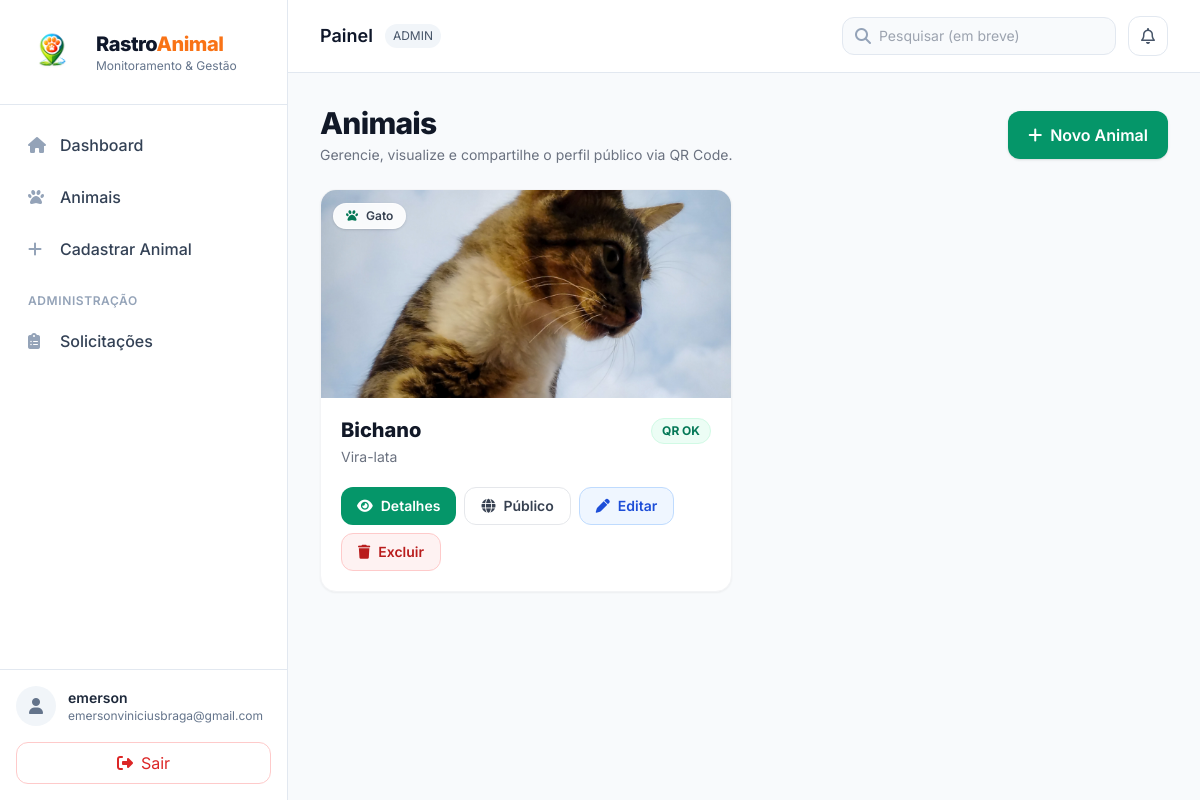
Page /animals/ (signed in) on the earlier database version.
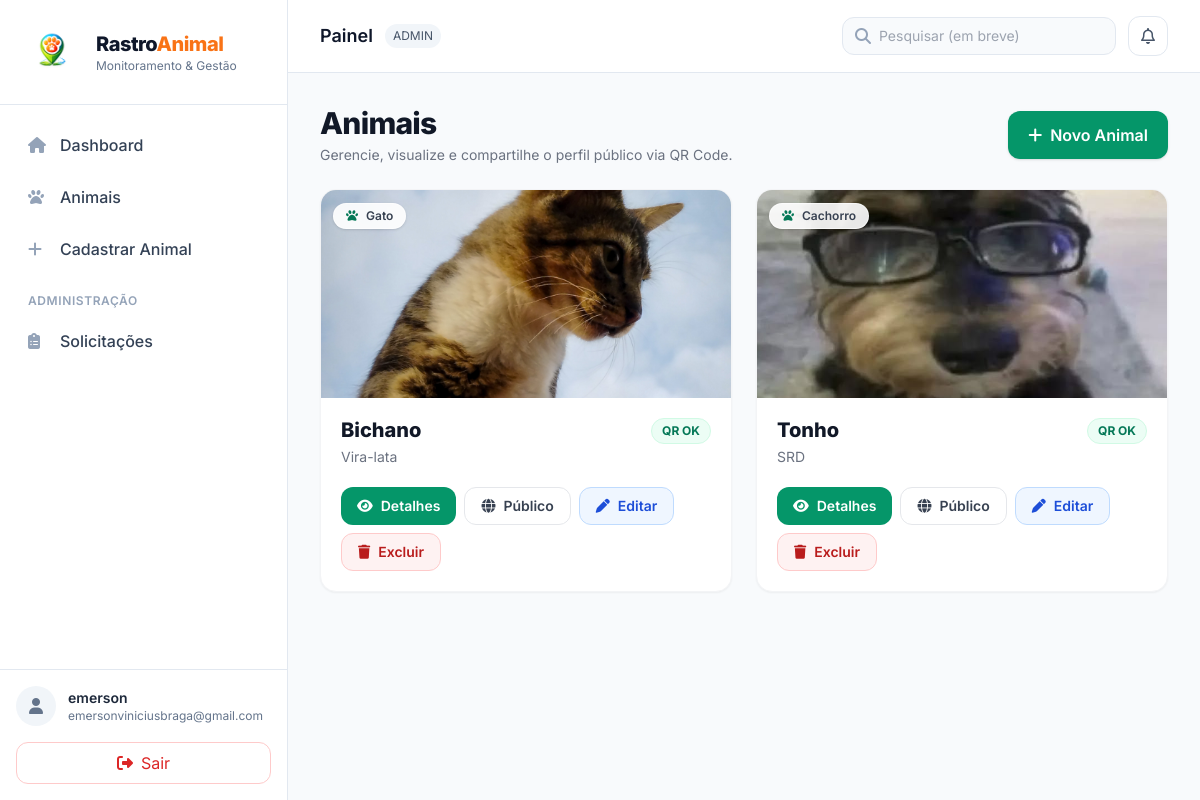
Same page on the later database version.
### animals/models.py (models this page shows, shortened)
class Perfil(models.Model):
    TIPOS = (
        ('ADMIN', 'Administrador'),
        ('ONG', 'ONG'),
        ('PROTETOR', 'Protetor'),
        ('COMUM', 'Usuário Comum'),
    )
    STATUS_SOLIC = (
        ("NENHUMA", "Nenhuma"),
        ("PENDENTE", "Pendente"),
        ("APROVADO", "Aprovado"),
        ("REJEITADO", "Rejeitado"),
    )
    user = models.OneToOneField(User, on_delete=models.CASCADE)
    tipo = models.CharField(max_length=20, choices=TIPOS)
    telefone = models.CharField(max_length=20, blank=True, null=True)
    solicitacao_tipo = models.CharField(
        max_length=20,
        choices=TIPOS,
        blank=True,
        null=True
    )
    solicitacao_status = models.CharField(
        max_length=20,
        choices=STATUS_SOLIC,
        default="NENHUMA"
    )
    solicitacao_data = models.DateTimeField(blank=True, null=True)

class Animal(models.Model):
    nome = models.CharField(max_length=100)
    especie = models.CharField(max_length=50)
    raca = models.CharField(max_length=50)
    responsavel = models.ForeignKey(
        User,
        on_delete=models.CASCADE,
        related_name="animais"
    )
    foto = models.ImageField(
        upload_to='animais/',
        blank=True,
        null=True
    )
    qr_code = models.ImageField(
        upload_to='qrcodes/',
        blank=True,
        null=True
    )

### animals/views.py (the view)
# urls.py: path("animals/", views.animal_list, name="animal_list"),
@login_required
def animal_list(request):
    perfil = get_perfil(request.user)
    if perfil.tipo == "ADMIN":
        animais = Animal.objects.all()
    elif perfil.tipo in ["ONG", "PROTETOR"]:
        animais = Animal.objects.filter(responsavel=request.user)
    else:
        animais = Animal.objects.all()
    return render(request, "animals/list.html", {
        "animais": animais,
        "perfil": perfil
    })

### animals/views.py (called while the page is built)
def get_perfil(user):
    perfil, _ = Perfil.objects.get_or_create(user=user, defaults={"tipo": "COMUM"})
    return perfil

### animals/templates/animals/list.html (shortened to what this page needs)
{% extends "base.html" %}
{% block content %}
<div class="flex flex-col gap-6">
  <div class="flex flex-col md:flex-row md:items-center md:justify-between gap-4">
    <div>
      <h1 class="text-3xl font-extrabold tracking-tight text-gray-900">Animais</h1>
      <p class="text-sm text-gray-500 mt-1">Gerencie, visualize e compartilhe o perfil público via QR Code.</p>
    </div>
    {% if perfil.tipo == "ADMIN" or perfil.tipo == "ONG" or perfil.tipo == "PROTETOR" %}
      <a href="{% url 'animal_create' %}"
         class="inline-flex items-center justify-center gap-2 rounded-xl bg-emerald-600 px-5 py-3 text-white font-semibold shadow hover:bg-emerald-700 transition">
        <i class="fa-solid fa-plus"></i>
        Novo Animal
      </a>
    {% endif %}
  </div>
  <div class="grid grid-cols-1 md:grid-cols-2 xl:grid-cols-3 gap-6">
    {% for animal in animais %}
      <div class="bg-white rounded-2xl border border-gray-100 shadow-sm hover:shadow-md transition overflow-hidden">
        <div class="relative">
          {% if animal.foto %}
            <img src="{{ animal.foto.url }}" class="w-full h-52 object-cover" alt="Foto do animal">
          {% else %}
            <img src="https://placehold.co/900x600?text=Sem+Foto" class="w-full h-52 object-cover" alt="Sem foto">
          {% endif %}
          <div class="absolute top-3 left-3">
            <span class="inline-flex items-center gap-2 rounded-full bg-white/90 px-3 py-1 text-xs font-semibold text-gray-700 border border-white/60 shadow">
              <i class="fa-solid fa-paw text-emerald-700"></i> {{ animal.especie }}
            </span>
          </div>
        </div>
        <div class="p-5">
          <div class="flex items-start justify-between gap-3">
            <div>
              <h2 class="text-xl font-extrabold text-gray-900 leading-tight">{{ animal.nome }}</h2>
              <p class="text-sm text-gray-500 mt-1">{{ animal.raca }}</p>
            </div>
            {% if animal.qr_code %}
              <span class="inline-flex items-center rounded-full bg-emerald-50 text-emerald-700 border border-emerald-100 px-2.5 py-1 text-xs font-bold">
                QR OK
              </span>
            {% else %}
              <span class="inline-flex items-center rounded-full bg-amber-50 text-amber-700 border border-amber-100 px-2.5 py-1 text-xs font-bold">
                Sem QR
              </span>
            {% endif %}
          </div>
          <div class="mt-5 flex flex-wrap gap-2">
            <a href="{% url 'animal_detail' animal.pk %}"
               class="inline-flex items-center justify-center gap-2 rounded-xl bg-emerald-600 px-4 py-2 text-white text-sm font-semibold hover:bg-emerald-700 transition">
              <i class="fa-solid fa-eye"></i> Detalhes
            </a>
            <a href="{% url 'animal_public_detail' animal.pk %}"
               class="inline-flex items-center justify-center gap-2 rounded-xl border border-gray-200 bg-white px-4 py-2 text-gray-700 text-sm font-semibold hover:bg-gray-50 transition">
              <i class="fa-solid fa-globe"></i> Público
            </a>
            {% if perfil.tipo == "ADMIN" or perfil.tipo == "ONG" or perfil.tipo == "PROTETOR" %}
              <a href="{% url 'animal_update' animal.pk %}"
                 class="inline-flex items-center justify-center gap-2 rounded-xl border border-blue-200 bg-blue-50 px-4 py-2 text-blue-700 text-sm font-semibold hover:bg-blue-100 transition">
                <i class="fa-solid fa-pen"></i> Editar
              </a>
              <a href="{% url 'animal_delete' animal.pk %}"
                 class="inline-flex items-center justify-center gap-2 rounded-xl border border-red-200 bg-red-50 px-4 py-2 text-red-700 text-sm font-semibold hover:bg-red-100 transition">
                <i class="fa-solid fa-trash"></i> Excluir
              </a>
            {% endif %}
          </div>
        </div>
      </div>
    {% endfor %}
  </div>
</div>
{% endblock %}

### animals/templates/base.html (shortened to what this page needs)
{% load static %}
<!DOCTYPE html>
<html lang="pt-BR">
<head>
  <script src="https://cdn.tailwindcss.com"></script>
  <link rel="stylesheet"
        href="https://cdnjs.cloudflare.com/ajax/libs/font-awesome/6.5.1/css/all.min.css"/>
</head>
<body class="bg-slate-50 text-slate-800">
  <div class="min-h-screen flex">
    {% include "components/sidebar.html" %}
    <main class="flex-1">
      {% include "components/topbar.html" %}
      <section class="p-6 lg:p-8">
        {% block content %}{% endblock %}
      </section>
    </main>
  </div>
</body>
</html>

### animals/templates/components/sidebar.html
{% load static %}
<aside class="w-72 bg-white border-r border-slate-200 hidden md:flex flex-col">
  <div class="px-6 py-6 border-b border-slate-200">
    <a href="{% url 'dashboard' %}" class="flex items-center gap-4">
      <img src="{% static 'img/logo.png' %}"
           alt="RastroAnimal"
           class="w-14 h-14 object-contain drop-shadow-sm">
      <div class="leading-tight">
        <div class="text-xl font-extrabold tracking-tight text-slate-900">
          Rastro<span class="text-orange-500">Animal</span>
        </div>
        <div class="text-xs text-slate-500">Monitoramento & Gestão</div>
      </div>
    </a>
  </div>
  <nav class="flex-1 px-3 py-4 space-y-1">
    <a href="{% url 'dashboard' %}"
       class="group flex items-center gap-3 px-4 py-3 rounded-xl text-slate-700 hover:bg-slate-100 hover:text-slate-900 transition">
      <i class="fa-solid fa-house text-slate-400 group-hover:text-green-600 w-5"></i>
      <span class="font-medium">Dashboard</span>
    </a>
    <a href="{% url 'animal_list' %}"
       class="group flex items-center gap-3 px-4 py-3 rounded-xl text-slate-700 hover:bg-slate-100 hover:text-slate-900 transition">
      <i class="fa-solid fa-paw text-slate-400 group-hover:text-green-600 w-5"></i>
      <span class="font-medium">Animais</span>
    </a>
    {% if perfil.tipo == "ADMIN" or perfil.tipo == "ONG" or perfil.tipo == "PROTETOR" %}
    <a href="{% url 'animal_create' %}"
       class="group flex items-center gap-3 px-4 py-3 rounded-xl text-slate-700 hover:bg-slate-100 hover:text-slate-900 transition">
      <i class="fa-solid fa-plus text-slate-400 group-hover:text-green-600 w-5"></i>
      <span class="font-medium">Cadastrar Animal</span>
    </a>
    {% endif %}
    <div class="pt-4">
      <div class="px-4 text-xs font-semibold text-slate-400 uppercase tracking-wider">
        Administração
      </div>
      {% if perfil.tipo == "ADMIN" %}
      <a href="{% url 'solicitacoes_list' %}"
         class="group mt-2 flex items-center gap-3 px-4 py-3 rounded-xl text-slate-700 hover:bg-slate-100 hover:text-slate-900 transition">
        <i class="fa-solid fa-clipboard-list text-slate-400 group-hover:text-green-600 w-5"></i>
        <span class="font-medium">Solicitações</span>
      </a>
      {% endif %}
    </div>
  </nav>
  <div class="p-4 border-t border-slate-200 bg-white">
    <div class="flex items-center gap-3">
      <div class="w-10 h-10 rounded-full bg-slate-100 flex items-center justify-center text-slate-500">
        <i class="fa-solid fa-user"></i>
      </div>
      <div class="min-w-0">
        <div class="text-sm font-semibold text-slate-800 truncate">
          {{ request.user.get_full_name|default:request.user.username }}
        </div>
        <div class="text-xs text-slate-500 truncate">{{ request.user.email }}</div>
      </div>
    </div>
    <a href="{% url 'account_logout' %}"
       class="mt-4 inline-flex w-full items-center justify-center gap-2 px-4 py-2 rounded-xl border border-red-200 text-red-600 hover:bg-red-50 transition">
      <i class="fa-solid fa-right-from-bracket"></i>
      Sair
    </a>
  </div>
</aside>

### animals/templates/components/topbar.html
<header class="bg-white border-b border-slate-200">
  <div class="px-6 lg:px-8 py-4 flex items-center justify-between">
    <div class="flex items-center gap-3">
      <div class="text-lg font-semibold text-slate-900">
        {% block page_title %}Painel{% endblock %}
      </div>
      <span class="text-xs px-2 py-1 rounded-full bg-slate-100 text-slate-600">
        {{ perfil.tipo }}
      </span>
    </div>
    <div class="flex items-center gap-3">
      <div class="hidden sm:flex items-center gap-2 px-3 py-2 rounded-xl bg-slate-50 border border-slate-200">
        <i class="fa-solid fa-magnifying-glass text-slate-400"></i>
        <input class="bg-transparent outline-none text-sm w-56"
               placeholder="Pesquisar (em breve)" />
      </div>
      <button class="w-10 h-10 rounded-xl border border-slate-200 bg-white hover:bg-slate-50 transition text-slate-600">
        <i class="fa-regular fa-bell"></i>
      </button>
    </div>
  </div>
</header>

### animals/templates/base.html (style rules this page uses)
* { font-family: Inter, system-ui, -apple-system, Segoe UI, Roboto, sans-serif; }

Differences in the rows shown:
added Animal: foto (picture), especie "Cachorro", nome "Tonho", raca "SRD", shows "QR OK"
